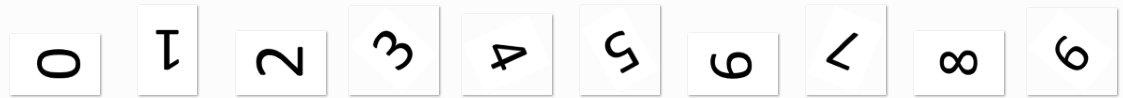
#> input picture HW5/pic.PNG, 1123 x 98 px, found by its file name
$ python 4th.py
#> lines starting #> are read from the running program, lines starting #| are printed output that depends on the picture; after the words box and inside, x2 and y2 are one past the last pixel; in counts of white or black regions, pixels touching at a corner belong together
import cv2 as cv
import imutils
from time import sleep
########################################################################################################
features = []
########################################################################################################
sift = cv.xfeatures2d.SIFT_create()
bf = cv.BFMatcher(cv.NORM_L2,crossCheck=False)
########################################################################################################
target = cv.imread("/home/mohsencactus/Opencv/HW5/pic.PNG")
#> target is the input picture: shape (98, 1123, 3); min 0, max 255, mean 241.8
#target = imutils.resize(target , height=200 , width=300)
tgkp,tgdsc = sift.detectAndCompute(target,None)
#> tgkp = 106 keypoints; strongest (x, y, size): (300, 50, 4.2), (854, 35, 4.1), (158, 32, 3.4), (621, 33, 3.8)
########################################################################################################
objective = cv.imread("/home/mohsencactus/Opencv/HW5/Q1/5.PNG")
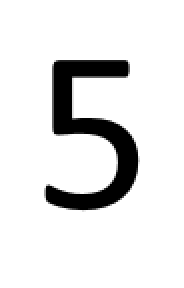
#> input picture HW5/Q1/5.PNG, 92 x 144 px, found by its file name (shown 2 times larger)
#> objective is the input picture: shape (144, 92, 3); min 0, max 255, mean 227.7
objective = imutils.resize(objective,height=2*len(target))
#> objective: shape (196, 125, 3)
okp,odsc = sift.detectAndCompute(objective,None)
#> okp = 17 keypoints; strongest (x, y, size): (80, 47, 9.7), (38, 134, 9.5), (44, 49, 13.4), (44, 83, 13)
########################################################################################################
match = bf.knnMatch(odsc,tgdsc,k=2)
#> match = 17 matches
for a,b in match:
    if a.distance < 0.6 * b.distance:
        features.append(a)
#> this loop made 17 passes
#> after the loop, features = 13 matches
print(len(features))
#| 13
matchimg = cv.drawMatches(objective,okp,target,tgkp,features,None)
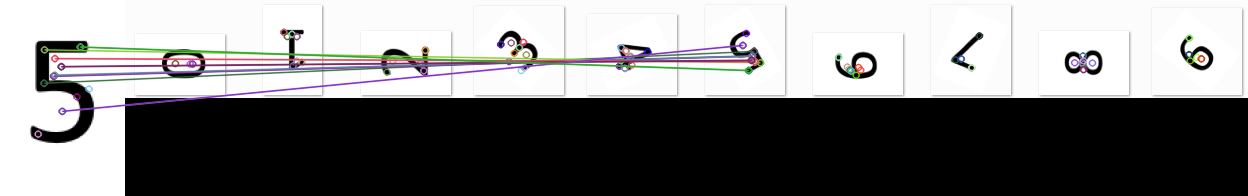
#> matchimg: shape (196, 1248, 3); mean B, G, R 128.4, 128.1, 128.6
########################################################################################################
for i in features:
    x = int(okp[i.queryIdx].pt[0])
    y = int(okp[i.queryIdx].pt[1])
    cv.circle(matchimg,(x,y),5,(255,0,0),5)
#> this loop made 13 passes
#> (x, y) on passes 1 to 12: (43, 82), (43, 49), (53, 75), (53, 75), (54, 74), (54, 58), (54, 58), (60, 66), (60, 66), (61, 110), (61, 110), (79, 46)
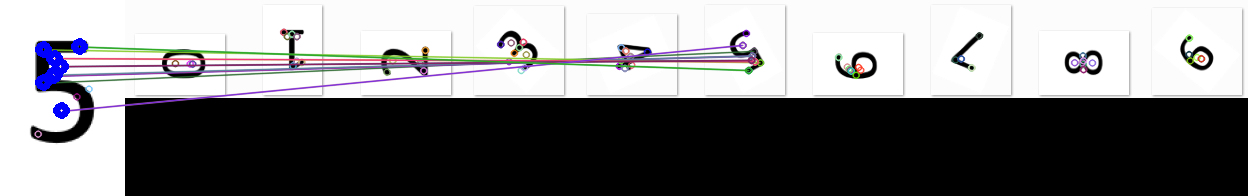
#> matchimg: shape (196, 1248, 3); 0.54% of pixels changed, all inside (x1, y1, x2, y2) = (35, 38, 88, 119)
#cv.putText(target,str(i),(x,y-30),cv.FONT_HERSHEY_DUPLEX,1.0,(255, 0, 0), 1)


########################################################################################################
cv.imshow("target",matchimg)
cv.waitKey(0)
